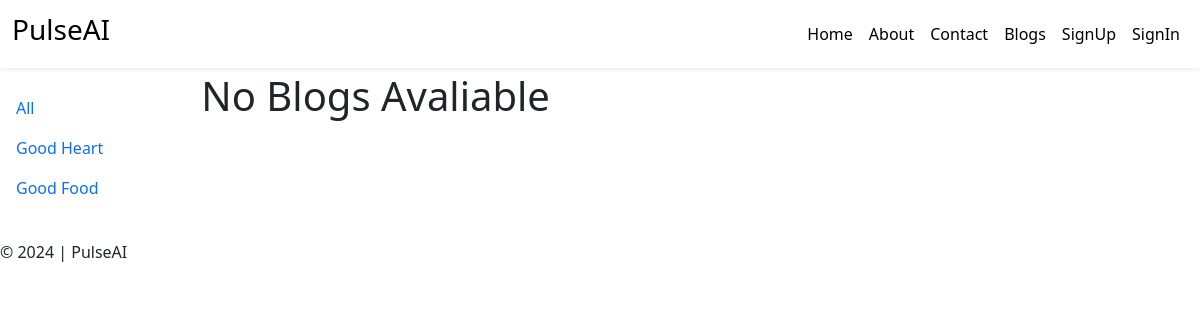
Before: /blog_cat/2/ with the older database file.
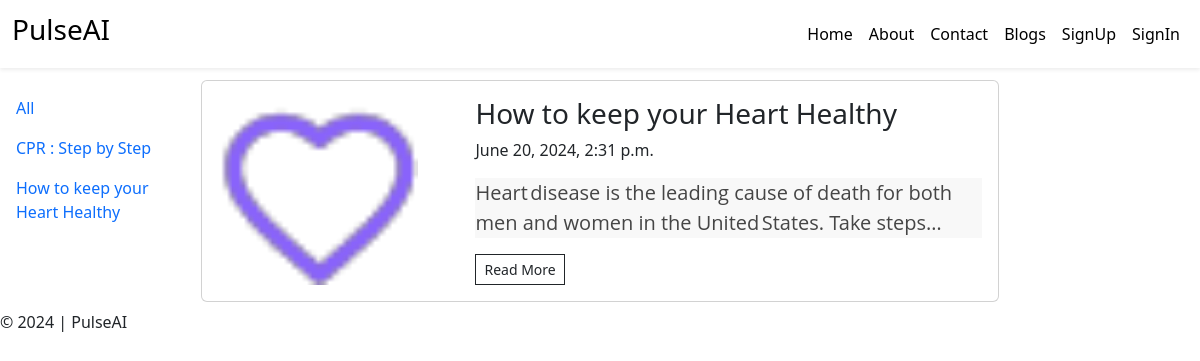
After: the same page with the newer database file.
### blog/models.py (models this page shows)
class Blog(models.Model):
    category = models.ForeignKey(BlogCategory,on_delete=models.DO_NOTHING)
    title = models.CharField(max_length=500)
    content = models.TextField()
    primary_photo = models.ImageField(upload_to="blog_images")
    yt_video_id = models.CharField(max_length=255)
    publish = models.BooleanField(default=True)
    created_at = models.DateTimeField(auto_now_add=True)
    updated_at = models.DateTimeField(auto_now=True)
    def __str__(self):
        return self.title

### blog/views.py (the view)
# urls.py: path('blog_cat/<int:cid>/',views.all_blogs,name='blog_cat')
def all_blogs(request,cid=0):
    if cid == 0:
        blogs = Blog.objects.filter(publish=True).order_by('-updated_at')
    else:
        blogs = Blog.objects.filter(publish=True,category=cid).order_by('-updated_at')
    categories = Blog.objects.all().order_by('category')
    context = {
        'blogs' : blogs,
        'categories':categories
    }
    return render(request,'blog/blog.html',context)

### templates/blog/blog.html (shortened to what this page needs)
{% extends "layout.html" %}
{% load static %}
{% block content %}
    <div class="row g-2">
        <div class="col-md-2">
            <div class="sidebar-wrapper d-flex justify-content-between">
                <div class="sidebar-menu p-3 d-none d-md-block" id="sidebar-menu">
                   <ul class="list-unstyled">
                    <li class="py-2 ">
                        <a class="text-decoration-none" href="{% url "blogs" %}">All</a>
                    </li>
                    {% for c in categories  %}
                    <li class="py-2 ">
                        <a class="text-decoration-none" href="{% url "blog_cat" c.id %}">{{c}}</a>
                    </li>
                    {% endfor %}
                   </ul>
                </div>
            </div>
        </div>
        <div class="col-md-8">
            {% if blogs|length is 0 %}
                <h1>No Blogs Avaliable</h1>
            {% endif %}
            {% for blog in blogs  %}
            <div class="card my-2">
                <div class="card-body">
                    <div class="row g-2">
                        <div class="col-md-4">
                            <img src="{{blog.primary_photo.url}}" alt="image" class="img-fluid h-100">
                        </div>
                        <div class="col-md-8">
                            <h3>{{blog.title}}</h3>
                            <p>{{blog.created_at}}</p>
                            <p>{{blog.content|safe|truncatechars_html:"100"}}</p>
                            <a href="{% url "blog" blog.id %}" class="btn btn-sm btn-outline-dark rounded-0">Read More</a>
                        </div>
                    </div>
                </div>
            </div>
            {% endfor %}
        </div>
    </div>
{% endblock  %}

Changed rows visible on the page:
changed Blog: title "Good Heart" → "CPR : Step by Step"
now on one of the page's lists (row edited): Blog: title "How to keep your Heart Healthy", created_at "June 20, 2024, 2:31 p.m.", content "Heart disease is the leading cause of death for both men and women in the United States. Take steps…"
changed Blog: title "Good Food" → "How to keep your Heart Healthy"
Other visible differences:
text no longer shown: "No Blogs Avaliable"
